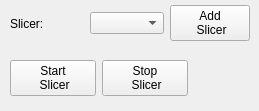
      <widget class="QWidget" name="Slicer">
       <attribute name="title">
        <string>Slicer</string>
       </attribute>
       <widget class="QWidget" name="layoutWidget">
        <property name="geometry">
         <rect>
          <x>10</x>
          <y>55</y>
          <width>178</width>
          <height>47</height>
         </rect>
        </property>
        <layout class="QHBoxLayout" name="horizontalLayout_4">
         <item>
          <widget class="QPushButton" name="bt_startSlicer">
           <property name="text">
            <string>Start 
 Slicer</string>
           </property>
          </widget>
         </item>
         <item>
          <widget class="QPushButton" name="bt_killSlicer">
           <property name="text">
            <string>Stop 
 Slicer</string>
           </property>
          </widget>
         </item>
        </layout>
       </widget>
       <widget class="QWidget" name="layoutWidget">
        <property name="geometry">
         <rect>
          <x>10</x>
          <y>0</y>
          <width>240</width>
          <height>47</height>
         </rect>
        </property>
        <layout class="QHBoxLayout" name="horizontalLayout_5">
         <item>
          <widget class="QLabel" name="lb_slicer">
           <property name="text">
            <string>Slicer:</string>
           </property>
          </widget>
         </item>
         <item>
          <widget class="QComboBox" name="cb_Slicer"/>
         </item>
         <item>
          <widget class="QPushButton" name="bt_addSlicer">
           <property name="text">
            <string>Add 
 Slicer</string>
           </property>
          </widget>
         </item>
        </layout>
       </widget>
      </widget>
